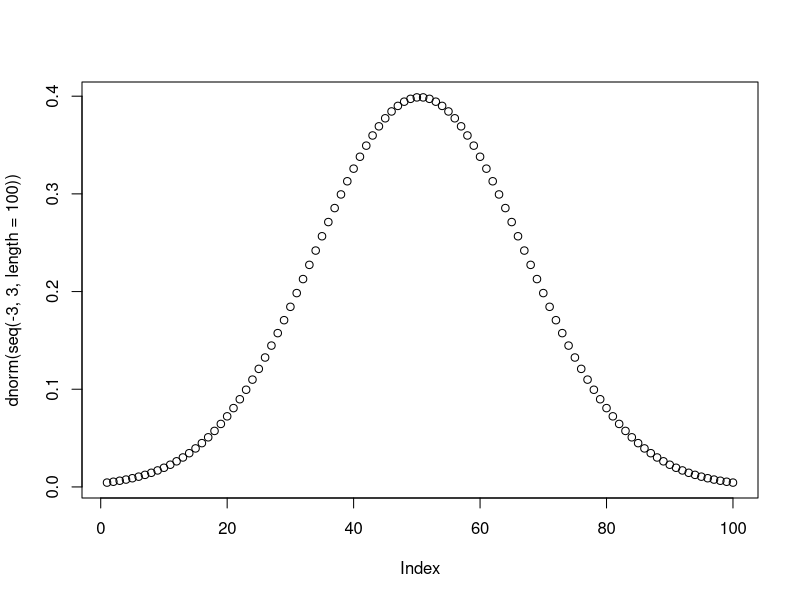
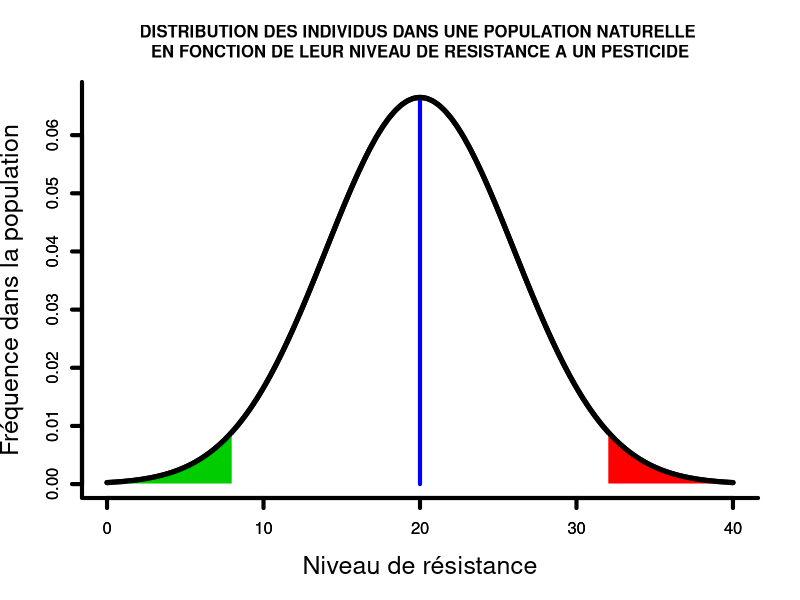

Recreate these plots in R, in order.
###############################################################################
###############################################################################
#Script for the figure of the resistance distribution and evolution
###############################################################################
###############################################################################


#distribution of the level of resistance in the pest population
plot(dnorm(seq(-3,3,length=100)))


#the distribution of the quantitative resistance in a natural population
curve(dnorm(x, mean=20, sd=6),from=0,to=40,lwd=5,
      xlab="Niveau de résistance",
      ylab="Fréquence dans la population",n=10000,
      cex.lab=1.5,bty="l",main="DISTRIBUTION DES INDIVIDUS DANS UNE POPULATION NATURELLE 
EN FONCTION DE LEUR NIVEAU DE RESISTANCE A UN PESTICIDE",cex.main=1,
      cex.axis=1)
axis(1,lwd=4)
axis(2,lwd=4)
box(bty="l",lwd=4)
#adding the mean of the distribution
segments(20,0,20,dnorm(0,sd=6),col='blue',lwd=4)
#display the more resistant percentile of the distribution
M<-20
EcarT<-6
xmin<-32
xmax<-40
X<-seq(xmin, xmax, length=1000)
Y<-dnorm(X, mean=M, sd=EcarT)
XX<-c(xmin,X,xmax,xmax,xmin)
YY<-c(0,Y,dnorm(xmax, mean=M,sd=EcarT),0,0)
polygon(XX,YY, border = 0,col="red")
#display the more sensitive percentile of the distribution
xmin<-0
xmax<-8
X<-seq(xmin, xmax, length=1000)
Y<-dnorm(X, mean=M, sd=EcarT)
XX<-c(xmin,X,xmax,xmax,xmin)
YY<-c(0,Y,dnorm(xmax, mean=M,sd=EcarT),0,0)
polygon(XX,YY, border = 0,col="green3")

curve(dnorm(x, mean=20, sd=6),from=0,to=40,lwd=5,add=TRUE)




